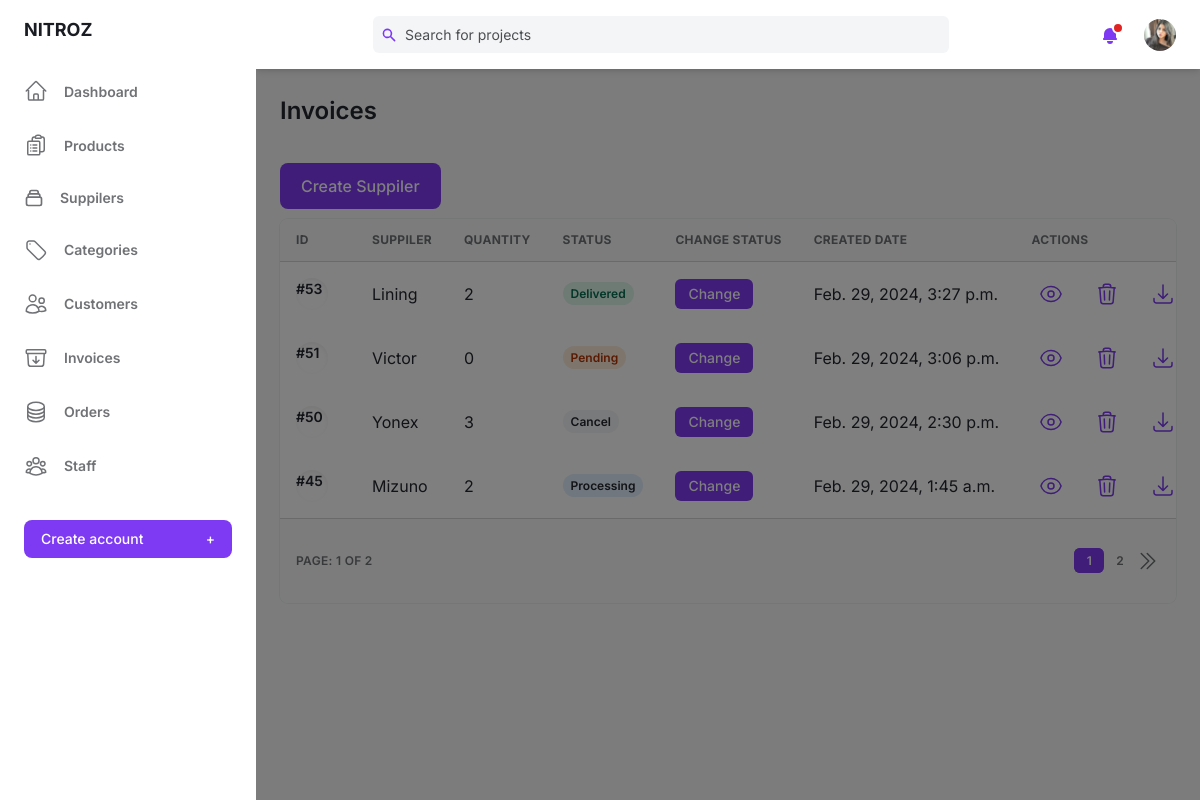
Page /super/invoice/ (signed in) on the committed database.
### base/models.py (models this page shows, shortened)
class User(AbstractUser):
    birth = models.DateField(blank=True,null=True)
    gender = models.BooleanField(default=False)
    email = models.EmailField(unique=True)
    phone = models.CharField(max_length=10,blank=True,null=True)
    avatar = models.ImageField(null=True,blank=True,upload_to='users/',default= 'users/avatar.svg')
    old_cart = models.CharField(max_length=200, blank=True, null=True)
    updated = models.DateTimeField(auto_now=True)
    created = models.DateTimeField(auto_now_add=True)
    USERNAME_FIELD = 'email'
    REQUIRED_FIELDS = []
    @property
    def ImageURL(self):
        try:
            url = self.avatar.url
        except:
            url = ''
        return url
    objects = CustomUserManager()

class Invoice(models.Model):
    suppiler = models.ForeignKey(Suppiler,on_delete=models.DO_NOTHING)
    status = models.SmallIntegerField(default=1)
    updated = models.DateTimeField(auto_now=True)
    created = models.DateTimeField(auto_now_add=True)
    class Meta:
        ordering = ['-created']

class Suppiler(models.Model):
    name = models.CharField(max_length=200)
    phone = models.CharField(max_length=10)
    address = models.TextField()
    cat = models.ManyToManyField(Category,blank=True)
    image = models.ImageField(null=True,blank=True,default="suppiler/defaultlogo.png",upload_to='suppiler')
    updated = models.DateTimeField(auto_now=True)
    def __str__(self):
        return self.name

class InvoiceItem(models.Model):
    invoice = models.ForeignKey(Invoice,on_delete=models.CASCADE)
    product = models.ForeignKey(Product,on_delete=models.DO_NOTHING)
    quantity = models.PositiveIntegerField(default=0, null=True, blank=True)
    updated = models.DateTimeField(auto_now=True)
    added = models.DateTimeField(auto_now_add=True)

### base/views.py (the view)
# urls.py: path('super/invoice/', views.invoiceAdmin, name="invoiceAdmin"),
@login_required(login_url='/super/login/')
def invoiceAdmin(request):
    pageView = 'read'
    if 'q' in request.GET:
        q = request.GET['q']
        mutiple_q = Q( Q(suppiler__name__icontains=q) )
        invoices = Invoice.objects.filter(mutiple_q)
    else:
        invoices = Invoice.objects.all()
    status_filter = request.GET.get('status')
    if status_filter:
        if status_filter == '0':
            return redirect('invoiceAdmin')
        else:
            invoices = invoices.filter(status=status_filter)
    page = Paginator(invoices, 4)
    page_list = request.GET.get('page')
    page = page.get_page(page_list)
    context = {'invoices':invoices, 'page':page, 'pageView':pageView}
    return render(request, 'base/admin/invoice.html',context)

### base/context_processors.py (called while the page is built)
def cart(request):
    return {'cart': Cart(request)}

### base/templates/base/admin/invoice.html (shortened to what this page needs)
{% extends "admin/main.html" %}
{% block content %}
<main class="h-full pb-16 overflow-y-auto">
    <div class="container grid px-6 mx-auto">
    {% if pageView == 'read' %}
    <h2 class="my-6 text-2xl font-semibold text-gray-700 dark:text-gray-200">Invoices</h2>
    {% elif pageView == 'detail' %}
    <h2 class="my-6 text-2xl font-semibold text-gray-700 dark:text-gray-200">Invoice for {{invoice.suppiler}}</h2>
    {% elif pageView == 'addSuppiler' %}
    <h2 class="my-6 text-2xl font-semibold text-gray-700 dark:text-gray-200">Add Supplier Invoice</h2>
    {% elif pageView == 'updateStatus' %}
    <h2 class="my-6 text-2xl font-semibold text-gray-700 dark:text-gray-200">Change Status for {{invoice}}</h2>
    {% endif %}
    <div style="margin: 10px 0">
        {% if pageView == 'read' %}
        <button class="px-5 py-3 font-medium leading-5 text-white transition-colors duration-150 bg-purple-600 border border-transparent rounded-lg active:bg-purple-600 hover:bg-purple-700 focus:outline-none focus:shadow-outline-purple">
            <a href="{% url 'addInvoice' %}">Create Suppiler</a>
        </button>
        {% else %}
        <button class="px-5 py-3 font-medium leading-5 text-white transition-colors duration-150 bg-purple-600 border border-transparent rounded-lg active:bg-purple-600 hover:bg-purple-700 focus:outline-none focus:shadow-outline-purple">
            <a href="{% url 'invoiceAdmin' %}">Back to Invoices</a>
        </button>
        {% endif %}
    </div>
    {% if pageView == 'read' %}
      <div class="w-full overflow-hidden rounded-lg shadow-xs">
        <div class="w-full overflow-x-auto">
            <table class="w-full whitespace-no-wrap">
                <thead>
                <tr class="text-xs font-semibold tracking-wide text-left text-gray-500 uppercase border-b dark:border-gray-700 bg-gray-50 dark:text-gray-400 dark:bg-gray-800">
                    <th class="px-4 py-3">ID</th>
                    <th class="px-4 py-3">Suppiler</th>
                    <th class="px-4 py-3">Quantity</th>
                    <th class="px-4 py-3">Status</th>
                    <th class="px-4 py-3">Change Status</th>
                    <th class="px-4 py-3">Created Date</th>
                    <th class="px-4 py-3">Actions</th>
                </tr>
                </thead>
                {% for invoice in page.object_list %}
                <tbody class="bg-white divide-y dark:divide-gray-700 dark:bg-gray-800">
                <tr class="text-gray-700 dark:text-gray-400">
                    <td class="px-4 py-3">
                    <div class="flex items-center text-sm">
                        <div class="relative hidden w-8 h-8 mr-3 rounded-full md:block">
                        <div class="absolute inset-0 rounded-full shadow-inner" aria-hidden="true"></div>
                        <p class="font-semibold">#{{invoice.id}}</p>
                        </div>
                    </div>
                    </td>
                    <td class="px-4 py-3">{{invoice.suppiler}}</td>
                    <td class="px-4 py-3">{{invoice.invoiceitem_set.all|length}}</td>
                    <td class="px-4 py-3 text-xs">
                        {% if invoice.status == 1 %}
                        <span class="px-2 py-1 font-semibold leading-tight text-orange-700 bg-orange-100 rounded-full dark:text-white dark:bg-orange-600">
                        Pending</span>
                        {% elif invoice.status == 2 %}
                        <span class="px-2 py-1 font-semibold leading-tight text-dark-700 bg-blue-100 rounded-full dark:bg-blue-700 dark:text-dark-100">
                            Processing</span>
                        </td>
                        {% elif invoice.status == 3 %}
                        <span class="px-2 py-1 font-semibold leading-tight text-gray-700 bg-gray-100 rounded-full dark:text-gray-100 dark:bg-gray-700">
                        Cancel</span>
                        {% elif invoice.status == 4 %}
                        <span class="px-2 py-1 font-semibold leading-tight text-green-700 bg-green-100 rounded-full dark:text-green-100 dark:bg-green-700">
                            Delivered</span>
                        {% endif %}
                    </td>
                    <td class="px-4 py-3">
                      {% if invoice.status == 1 or invoice.status == 2 %}
                      <button class="px-3 py-1 text-sm font-medium leading-5 text-white transition-colors duration-150 bg-purple-600 border border-transparent rounded-md active:bg-purple-600 hover:bg-purple-700 focus:outline-none focus:shadow-outline-purple">
                        <a href="{% url "updateInvoiceStatus" invoice.id %}">Change</a>
                      </button>
                      {% elif request.user.is_superuser %}
                      <button class="px-3 py-1 text-sm font-medium leading-5 text-white transition-colors duration-150 bg-purple-600 border border-transparent rounded-md active:bg-purple-600 hover:bg-purple-700 focus:outline-none focus:shadow-outline-purple">
                        <a href="{% url "updateInvoiceStatus" invoice.id %}">Change</a>
                      </button>
                      {% endif %}
                    </td>
                    <td class="px-4 py-3">{{invoice.created}}</td>
                    <td class="px-4 py-3">
                    <div class="flex items-center space-x-4 text-sm">
                        <button class="flex items-center justify-between px-2 py-2 text-sm font-medium leading-5 text-purple-600 rounded-lg dark:text-gray-400 focus:outline-none focus:shadow-outline-gray"
                        aria-label="Edit"><a href="{% url 'invoiceDetail' invoice.id %}">
                            </a>
                        </button>
                        {% if request.user.is_superuser %}
                        <button class="flex items-center justify-between px-2 py-2 text-sm font-medium leading-5 text-purple-600 rounded-lg dark:text-gray-400 focus:outline-none focus:shadow-outline-gray"
                        aria-label="Delete"><a href="{% url "deleteInvoice" invoice.id %}">
                          </a>
                        </button>
                        {% endif %}
                        <button class="flex items-center justify-between px-2 py-2 text-sm font-medium leading-5 text-purple-600 rounded-lg dark:text-gray-400 focus:outline-none focus:shadow-outline-gray"
                        aria-label="Edit"><a href="{% url "generatePDF" invoice.id %}">
                          <svg xmlns="http://www.w3.org/2000/svg" fill="none" viewBox="0 0 24 24" stroke-width="1.5" stroke="currentColor" class="w-6 h-6">
                            <path stroke-linecap="round" stroke-linejoin="round" d="M3 16.5v2.25A2.25 2.25 0 0 0 5.25 21h13.5A2.25 2.25 0 0 0 21 18.75V16.5M16.5 12 12 16.5m0 0L7.5 12m4.5 4.5V3" />
                          </svg></a>
                        </button>
                    </div>
                    </td>
                </tr>
                </tbody>
                {% endfor %}
            </table>
        </div>
        <div
          class="grid px-4 py-3 text-xs font-semibold tracking-wide text-gray-500 uppercase border-t dark:border-gray-700 bg-gray-50 sm:grid-cols-9 dark:text-gray-400 dark:bg-gray-800"
        >
          <span class="flex items-center col-span-3">Page: {{page.number}} of {{page.paginator.num_pages}}</span>
          <span class="col-span-2"></span>
          <span class="flex col-span-4 mt-2 sm:mt-auto sm:justify-end">
            <nav aria-label="Table navigation">
              <ul class="inline-flex items-center">
                {% for num_page in page.paginator.page_range %}
                    {% if num_page == 1 or num_page == page.paginator.num_pages or num_page == page.number or num_page == page.number|add:"-1" or num_page == page.number|add:"-2" or num_page == page.number|add:"1" or num_page == page.number|add:"2" %}
                        {% if page.number == num_page %}
                        <li><a class="px-3 py-1 text-white transition-colors duration-150 bg-purple-600 border border-r-0 border-purple-600 rounded-md focus:outline-none focus:shadow-outline-purple"
                        href="{% url 'invoiceAdmin' %}?page={{num_page}}{% if request.GET.q %}&q={{ request.GET.q }}{% endif %}">{{num_page}}</a>
                        </li>
                        {% else %}
                        <li><a class="px-3 py-1 rounded-md focus:outline-none focus:shadow-outline-purple"
                        href="{% url 'invoiceAdmin' %}?page={{num_page}}{% if request.GET.q %}&q={{ request.GET.q }}{% endif %}">{{num_page}}</a>
                        </li>
                        {% endif %}
                    {% elif num_page == page.paginator.num_pages|add:"-1" or num_page == 2 %}
                        <li><span class="px-3 py-1">...</span></li>
                    {% endif %}
                {% endfor %}
                {% if page.has_next %}
                <li><a class="px-3 py-1 rounded-md rounded-r-lg focus:outline-none focus:shadow-outline-purple" aria-label="Next"
                href="{% url 'invoiceAdmin' %}?page={{ page.next_page_number }}{% if request.GET.q %}&q={{ request.GET.q }}{% endif %}">
                  <svg xmlns="http://www.w3.org/2000/svg" fill="none" viewBox="0 0 24 24" stroke-width="1.5" stroke="currentColor" class="w-6 h-6">
                    <path stroke-linecap="round" stroke-linejoin="round" d="m5.25 4.5 7.5 7.5-7.5 7.5m6-15 7.5 7.5-7.5 7.5" />
                  </svg>
                </a>
                </li>
                {% endif %}
              </ul>
            </nav>
          </span>
        </div>
      </div>
    {% endif %}
    </div>
</main>
{% endblock content %}

### templates/admin/nav.html (shortened to what this page needs)
{% load static %}
<header class="z-10 py-4 bg-white shadow-md dark:bg-gray-800">
  <div class="container flex items-center justify-between h-full px-6 mx-auto text-purple-600 dark:text-purple-300">
    <div class="flex justify-center flex-1 lg:mr-32" style="margin-right:10px;">
      <div
        class="relative w-full max-w-xl mr-6 focus-within:text-purple-500"
      >
        <div class="absolute inset-y-0 flex items-center pl-2">
          <svg
            class="w-4 h-4"
            aria-hidden="true"
            fill="currentColor"
            viewBox="0 0 20 20"
          >
            <path
              fill-rule="evenodd"
              d="M8 4a4 4 0 100 8 4 4 0 000-8zM2 8a6 6 0 1110.89 3.476l4.817 4.817a1 1 0 01-1.414 1.414l-4.816-4.816A6 6 0 012 8z"
              clip-rule="evenodd"
            ></path>
          </svg>
        </div>
        <form>
        <input
          class="w-full pl-8 pr-2 text-sm text-gray-700 placeholder-gray-600 bg-gray-100 border-0 rounded-md dark:placeholder-gray-500 dark:focus:shadow-outline-gray dark:focus:placeholder-gray-600 dark:bg-gray-700 dark:text-gray-200 focus:placeholder-gray-500 focus:bg-white focus:border-purple-300 focus:outline-none focus:shadow-outline-purple form-input"
          type="text"
          placeholder="Search for projects"
          aria-label="Search"
          name = "q"
        /></form>
      </div>
    </div>
    <ul class="flex items-center flex-shrink-0 space-x-6">
      <li class="relative">
        <button
          class="relative align-middle rounded-md focus:outline-none focus:shadow-outline-purple"
          @click="toggleNotificationsMenu"
          @keydown.escape="closeNotificationsMenu"
          aria-label="Notifications"
          aria-haspopup="true"
        >
          <svg
            class="w-5 h-5"
            aria-hidden="true"
            fill="currentColor"
            viewBox="0 0 20 20"
          >
            <path
              d="M10 2a6 6 0 00-6 6v3.586l-.707.707A1 1 0 004 14h12a1 1 0 00.707-1.707L16 11.586V8a6 6 0 00-6-6zM10 18a3 3 0 01-3-3h6a3 3 0 01-3 3z"
            ></path>
          </svg>
          <span
            aria-hidden="true"
            class="absolute top-0 right-0 inline-block w-3 h-3 transform translate-x-1 -translate-y-1 bg-red-600 border-2 border-white rounded-full dark:border-gray-800"
          ></span>
        </button>
      </li>
      <li class="relative">
        <button
          class="align-middle rounded-full focus:shadow-outline-purple focus:outline-none"
          @click="toggleProfileMenu"
          @keydown.escape="closeProfileMenu"
          aria-label="Account"
          aria-haspopup="true"
        >
          {% if request.user.is_authenticated %}
          <img
            class="object-cover w-8 h-8 rounded-full"
            src="{{request.user.ImageURL}}"
            alt=""
            aria-hidden="true"
          />
          {% endif %}
        </button>
      </li>
    </ul>
  </div>
</header>

### rows in the picture
User: user.ImageURL (picture)
Invoice: id "53", suppiler "Lining", invoiceitem_set.all|length "2", status "Delivered", created "Feb. 29, 2024, 3:27 p.m."
Invoice: id "51", suppiler "Victor", invoiceitem_set.all|length "0", status "Pending", created "Feb. 29, 2024, 3:06 p.m."
Invoice: id "50", suppiler "Yonex", invoiceitem_set.all|length "3", status "Cancel", created "Feb. 29, 2024, 2:30 p.m."
Invoice: id "45", suppiler "Mizuno", invoiceitem_set.all|length "2", status "Processing", created "Feb. 29, 2024, 1:45 a.m."

### other values in the picture
{{ page.number }} "1"
{{ page.paginator.num_pages }} "2"
{{ num_page }} "1"
{{ num_page }} "2"
